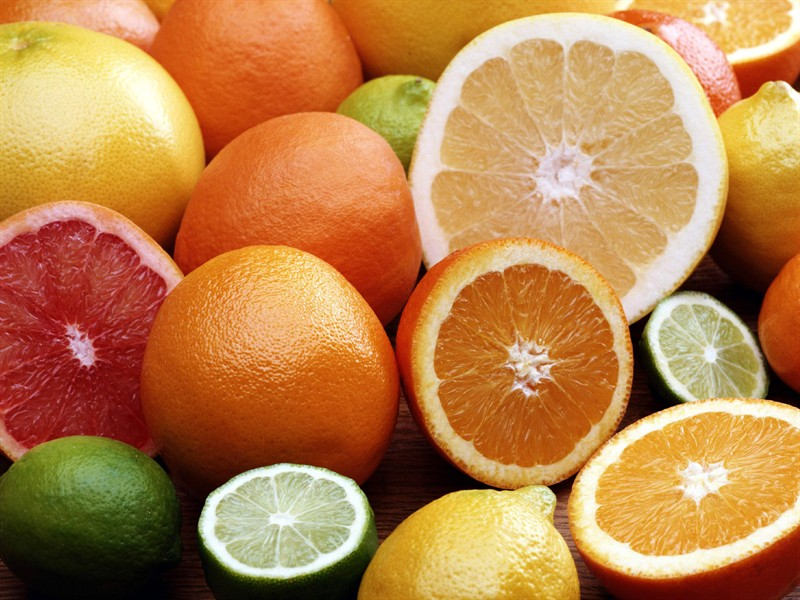
//> input picture charpter7/canny_usecase/canny_usecase/1.jpg, 800 x 600 px
$ ./canny_usecase   (built with g++ and OpenCV 4)
//> lines starting //> are read from the running program, lines starting //| are printed output that depends on the picture

//--------------------------------------【程序说明】-------------------------------------------
//		程序说明：《OpenCV3编程入门》OpenCV3版书本配套示例程序56
//		程序描述：canny函数用法示例
//		开发测试所用操作系统： Windows 7 64bit
//		开发测试所用IDE版本：Visual Studio 2010
//		开发测试所用OpenCV版本：	3.0 beta
//		2014年11月 Created by @浅墨_毛星云
//		2014年12月 Revised by @浅墨_毛星云
//------------------------------------------------------------------------------------------------


//---------------------------------【头文件、命名空间包含部分】----------------------------
//		描述：包含程序所使用的头文件和命名空间
//------------------------------------------------------------------------------------------------
#include <opencv2/opencv.hpp>
#include<opencv2/highgui/highgui.hpp>
#include<opencv2/imgproc/imgproc.hpp>
using namespace cv;


//-----------------------------------【main( )函数】-------------------------------------------
//            描述：控制台应用程序的入口函数，我们的程序从这里开始
//-----------------------------------------------------------------------------------------------
int main()
{
	//载入原始图
	Mat srcImage = imread("1.jpg");  //工程目录下应该有一张名为1.jpg的素材图
//> srcImage is the input picture: 600 rows x 800 cols, CV_8UC3; mean B, G, R 76, 130.3, 185.2
	Mat srcImage1 = srcImage.clone();

	//显示原始图
	imshow("【原始图】Canny边缘检测", srcImage);

	//----------------------------------------------------------------------------------
	//	一、最简单的canny用法，拿到原图后直接用。
	//	注意：此方法在OpenCV2中可用，在OpenCV3中已失效
	//----------------------------------------------------------------------------------
	//Canny( srcImage, srcImage, 150, 100,3 );
	//imshow("【效果图】Canny边缘检测", srcImage);


	//----------------------------------------------------------------------------------
	//	二、高阶的canny用法，转成灰度图，降噪，用canny，最后将得到的边缘作为掩码，拷贝原图到效果图上，得到彩色的边缘图
	//----------------------------------------------------------------------------------
	Mat dstImage, edge, grayImage;

	// 【1】创建与src同类型和大小的矩阵(dst)
	dstImage.create(srcImage1.size(), srcImage1.type());

	// 【2】将原图像转换为灰度图像
	cvtColor(srcImage1, grayImage, COLOR_BGR2GRAY);
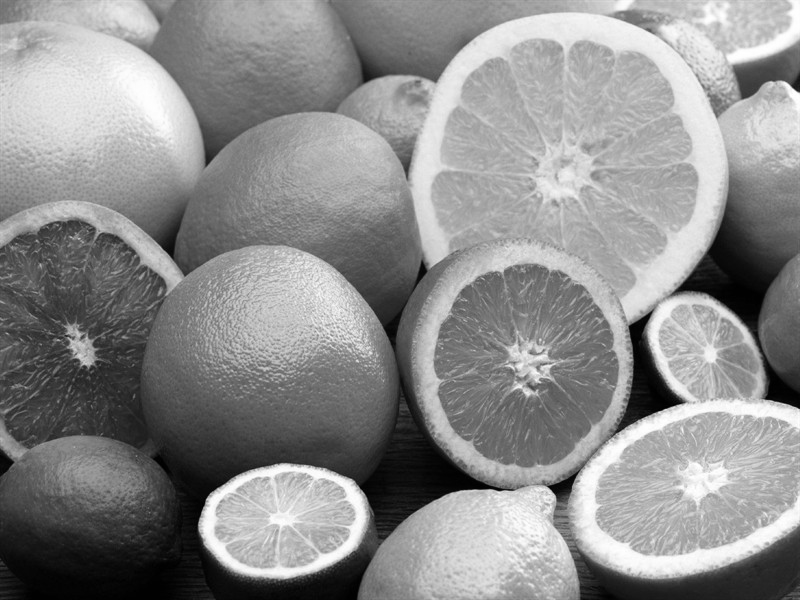
//> grayImage: 600 rows x 800 cols, CV_8UC1; min 0, max 255, mean 140.5

	// 【3】先用使用 3x3内核来降噪
	blur(grayImage, edge, Size(3, 3));

	// 【4】运行Canny算子
	Canny(edge, edge, 3, 9, 3);
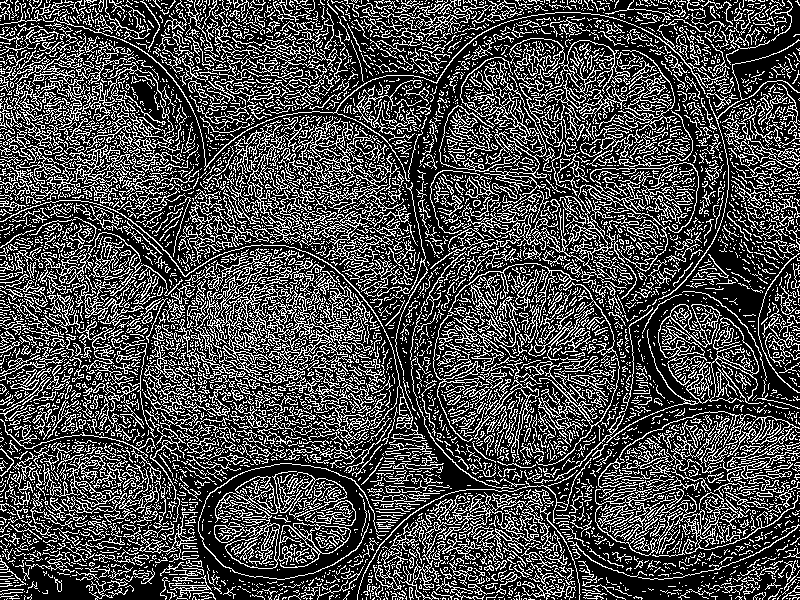
//> edge: 600 rows x 800 cols, CV_8UC1; 28.9% white in thin lines or dots

	//【5】将g_dstImage内的所有元素设置为0
	dstImage = Scalar::all(0);

	//【6】使用Canny算子输出的边缘图g_cannyDetectedEdges作为掩码，来将原图g_srcImage拷到目标图g_dstImage中
	srcImage1.copyTo(dstImage, edge);
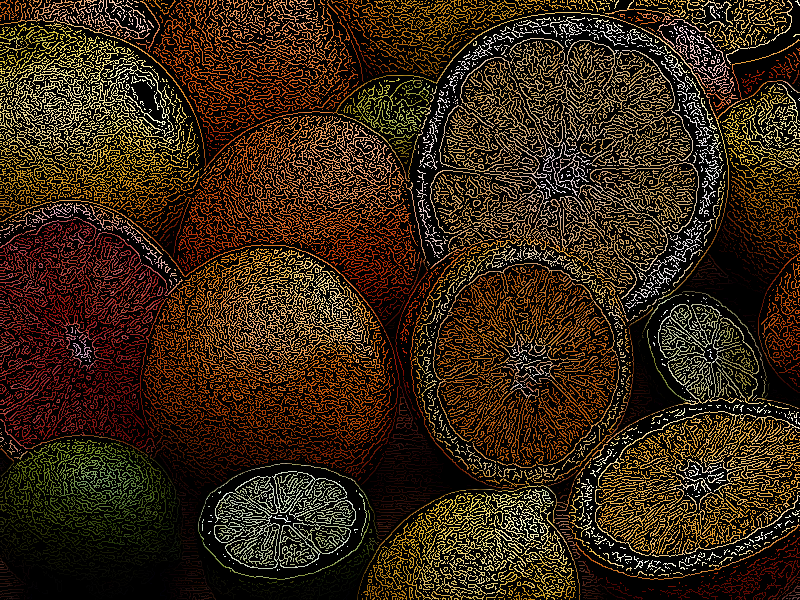
//> dstImage: 600 rows x 800 cols, CV_8UC3; mean B, G, R 21.5, 38.1, 54.5

	//【7】显示效果图
	imshow("【效果图】Canny边缘检测2", dstImage);


	waitKey(0);

	return 0;
}
